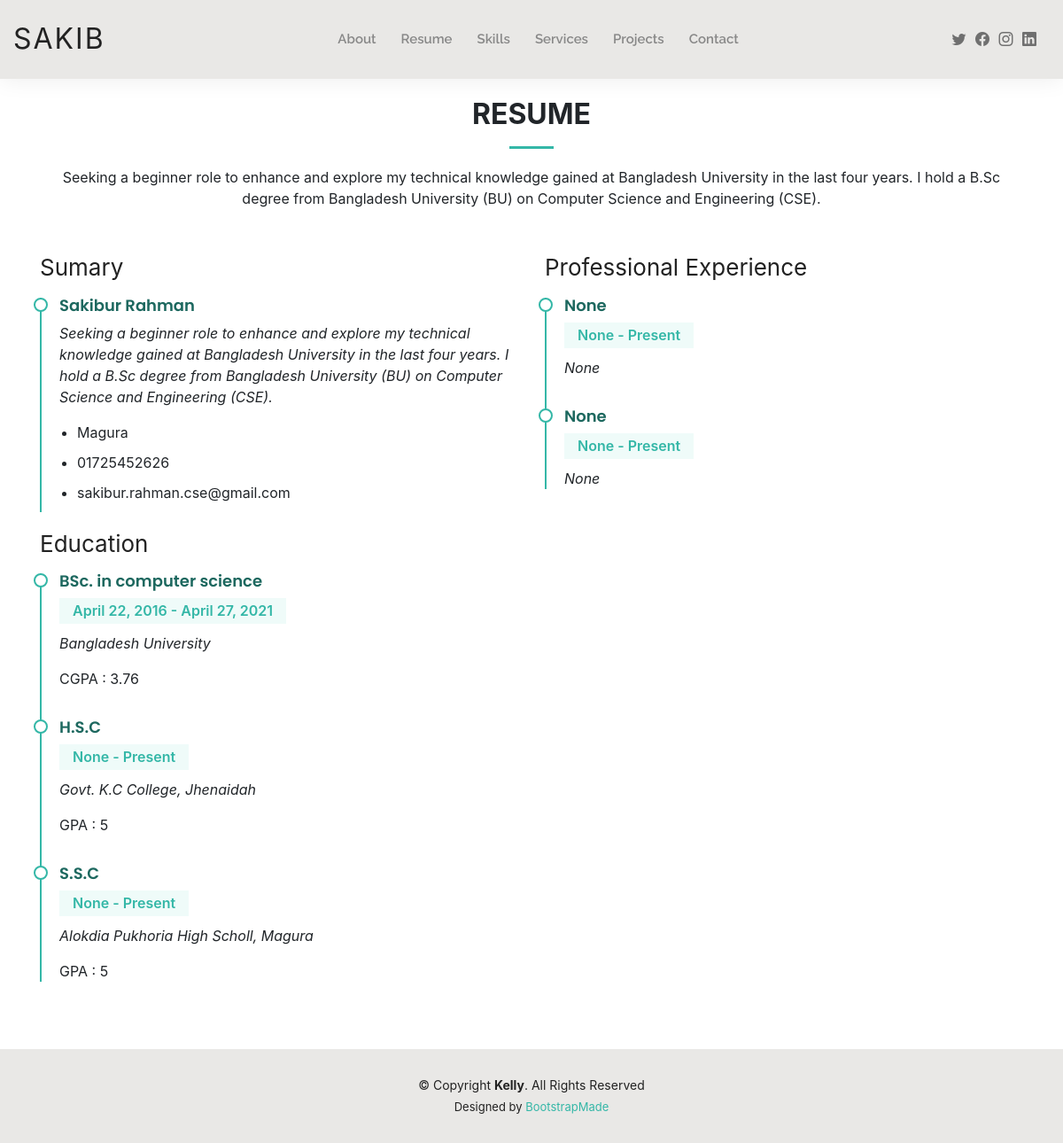
/sakib/resume, run on the app's committed database.
### pfapp/models.py (models this page shows, shortened)
class About(models.Model):
    user = models.OneToOneField(User, on_delete= models.CASCADE)
    description = models.TextField(blank=True,null=True)
    short_description = models.TextField(blank=True,null=True)

class Summary(models.Model):
    user = models.OneToOneField(User,on_delete=models.CASCADE)
    name = models.CharField(max_length=250)
    city = models.CharField(max_length=250)
    phone = models.CharField(blank=True, null=True, max_length=250)
    email = models.CharField(blank=True, null=True, max_length=250)

class Education(models.Model):
    user = models.ForeignKey(User,on_delete=models.CASCADE)
    degree = models.CharField(max_length=250)
    institute = models.CharField(blank=True,null=True,max_length=250,default=None)
    result = models.CharField(blank=True,null=True,max_length=250,default=None)
    start_date = models.DateField(blank=True,null=True,default=None)
    end_date = models.DateField(blank=True,null=True,default=None)
    description = models.TextField(blank=True,null=True)

class ProfessionaExperience(models.Model):
    user = models.ForeignKey(User,on_delete=models.CASCADE)
    sector = models.CharField(max_length=250,blank=True,null=True, default=None)
    institute = models.CharField(blank=True,null=True,max_length=250)
    start_date = models.DateField(blank=True,null=True,default=None)
    end_date = models.DateField(blank=True,null=True,default=None)
    description = models.TextField(blank=True,null=True)

### pfapp/views.py (the view)
# urls.py: path('<name>/resume', resume,name='resume'),
def resume(request , name):
    user = User.objects.get(username=name)
    about_me = About.objects.get(user = user)
    my_summary = Summary.objects.get(user= user)
    my_education = Education.objects.filter(user= user)
    my_experience = ProfessionaExperience.objects.filter(user= user)
    context = {'about_me':about_me, 'my_summary':my_summary , 'my_education':my_education , 'my_experience': my_experience}
    return render(request , 'resume.html',context)

### templates/resume.html (shortened to what this page needs)
{% extends 'base.html' %}
{% load static %}
{% block content %}
<main id="main">
    <section id="resume" class="resume">
      <div class="container" data-aos="fade-up">
        <div class="section-title">
          <h2>Resume</h2>
          <p> {{about_me.short_description}}</p>
        </div>
        <div class="row">
          <div class="col-lg-6">
            <h3 class="resume-title">Sumary</h3>
            <div class="resume-item pb-0">
              <h4>{{ my_summary.name }}</h4>
              <p><em>{{about_me.short_description}}</em></p>
              <p>
              <ul>
                <li>{{ my_summary.city }}</li>
                <li>{{ my_summary.phone }}</li>
                <li>{{ my_summary.email }}</li>
              </ul>
              </p>
            </div>
            <h3 class="resume-title">Education</h3>
            {% for i in my_education %}
            <div class="resume-item">
              <h4>{{ i.degree }}</h4>
              <h5>{{i.start_date}} - {% if i.end_date == Null %} Present {% else %}{{i.end_date}} {% endif %}  </h5>
              <p><em>{{i.institute}}</em></p>
              <p>{{i.result}}</p>
            </div>
           {% endfor %}
          </div>
          <div class="col-lg-6">
            <h3 class="resume-title">Professional Experience</h3>
            {% for i in my_experience %}
            <div class="resume-item">
              <h4>{{ i.sector }}</h4>
              <h5>{{i.start_date}} - {% if i.end_date == Null %} Present {% else %} {{i.end_date}} {% endif %} </h5>
              <p><em>{{i.institute}} </em></p>
            </div>
            {% endfor %}
          </div>
        </div>
      </div>
    </section>
  </main>
{% endblock %}

### static/assets/css/style2.css (style rules this page uses)
body { font-family: "Open Sans", sans-serif; color: #444444; }
h1, h2, h3, h4, h5, h6 { font-family: "Raleway", sans-serif; }
#main { margin-top: 50px; }
section { padding: 60px 0; }
.section-title { text-align: center; padding-bottom: 30px; }
.section-title h2 { font-size: 32px; font-weight: bold; text-transform: uppercase; margin-bottom: 20px; padding-bottom: 20px; position: relative; }
.section-title h2::after { content: ''; position: absolute; display: block; width: 50px; height: 3px; background: #34b7a7; bottom: 0; left: calc(50% - 25px); }
.section-title p { margin-bottom: 0; }
.resume .resume-title { font-size: 26px; font-weight: 400; margin-top: 20px; margin-bottom: 20px; color: #222222; }
.resume .resume-item { padding: 0 0 20px 20px; margin-top: -2px; border-left: 2px solid #34b7a7; position: relative; }
.resume .resume-item h4 { line-height: 18px; font-size: 18px; font-weight: 600; font-family: "Poppins", sans-serif; color: #1d685f; margin-bottom: 10px; }
.resume .resume-item h5 { font-size: 16px; background: #effbf9; padding: 5px 15px; display: inline-block; font-weight: 600; margin-bottom: 10px; color: #34b7a7; }
.resume .resume-item ul { padding-left: 20px; }
.resume .resume-item ul li { padding-bottom: 10px; }
.resume .resume-item:last-child { padding-bottom: 0; }
.resume .resume-item::before { content: ""; position: absolute; width: 16px; height: 16px; border-radius: 50px; left: -9px; top: 0; background: #fff; border: 2px solid #34b7a7; }

### data on the page
About: short_description "Seeking a beginner role to enhance and explore my technical knowledge gained at Bangladesh University in the last four years. I hold a B.Sc degree from Bangladesh University (BU) on Computer Science and Engineering (CSE)."
Summary: name "Sakibur Rahman", city "Magura", phone "01725452626", email "sakibur.rahman.cse@gmail.com"
Education: degree "BSc. in computer science", start_date "April 22, 2016", end_date "April 27, 2021", institute "Bangladesh University", result "CGPA : 3.76"
Education: degree "H.S.C", start_date "None", shows "Present", institute "Govt. K.C College, Jhenaidah", result "GPA : 5"
Education: degree "S.S.C", start_date "None", shows "Present", institute "Alokdia Pukhoria High Scholl, Magura", result "GPA : 5"
ProfessionaExperience: sector "None", start_date "None", shows "Present", institute "None"
ProfessionaExperience: sector "None", start_date "None", shows "Present", institute "None"
